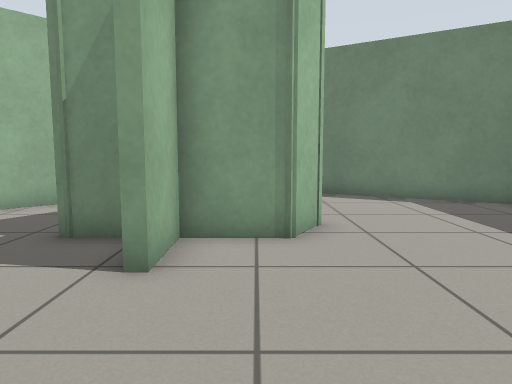
view 1 (above)

15 first-person views from a walk through a world built for the Gazebo simulator. The camera is 0.71 m above the floor, tilts 6° down and sees 70° across. The floor is counted in squares, 0.5 m on a side. Each view is taken from the middle of a square. On the plan, view 1 faces up. The plan holds only what a view shows up to about 16 squares ahead; the rest is blank.

view 2
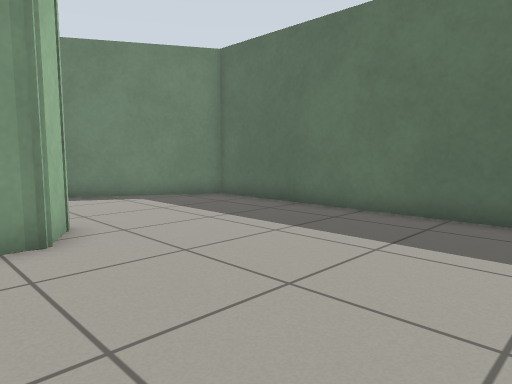

view 3
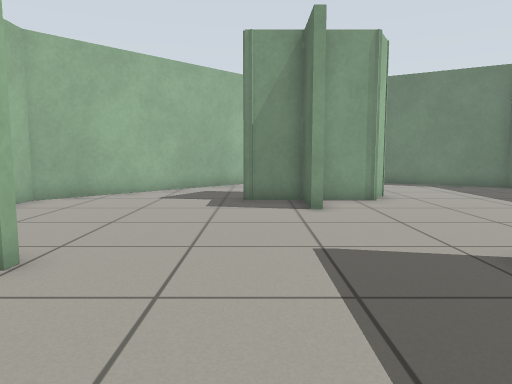

view 4
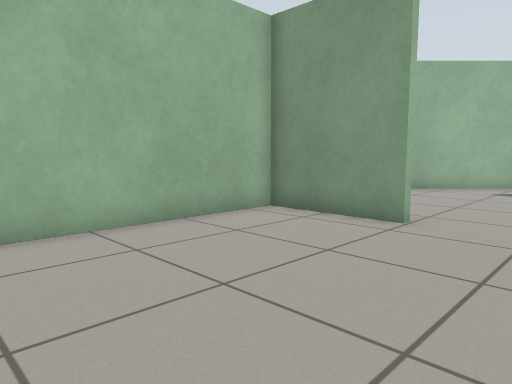

view 5
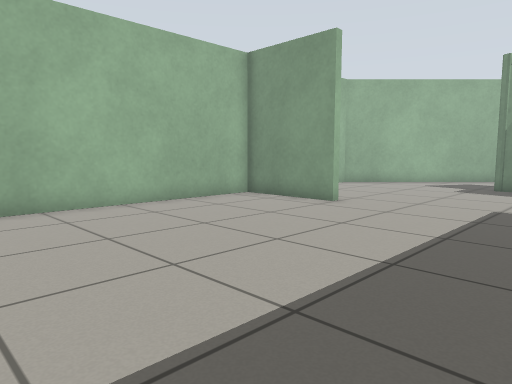

view 6
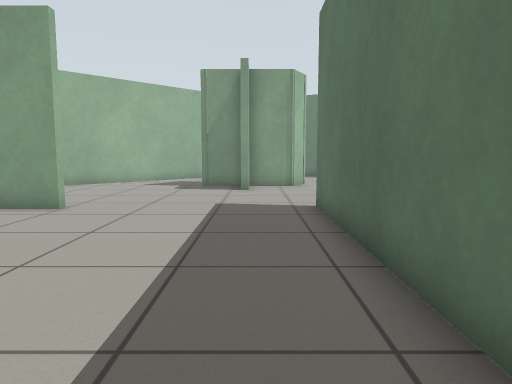

view 7
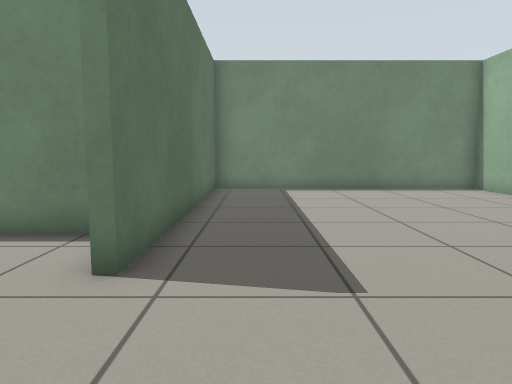

view 8
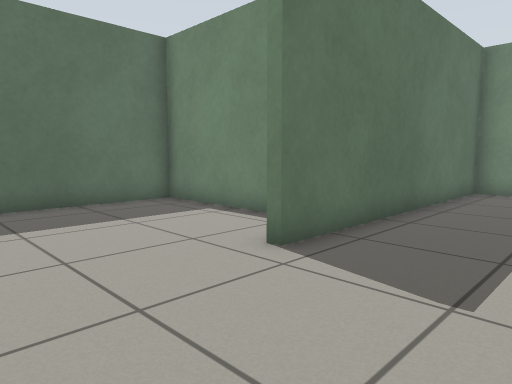

view 9
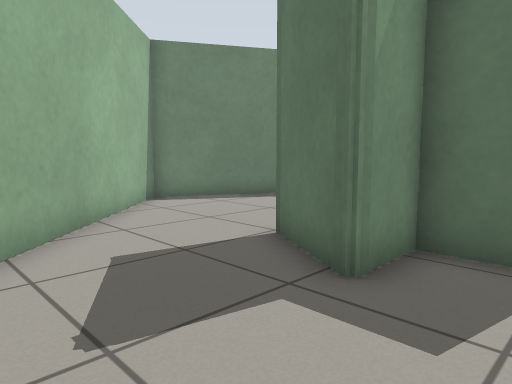

view 10
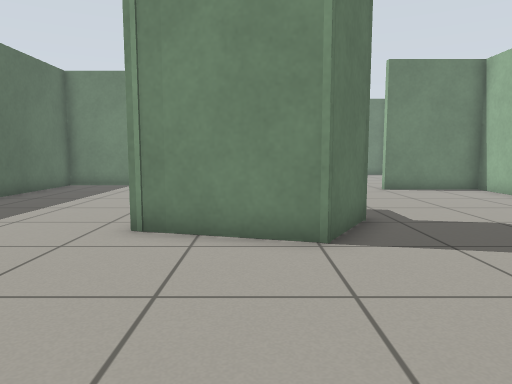

view 11
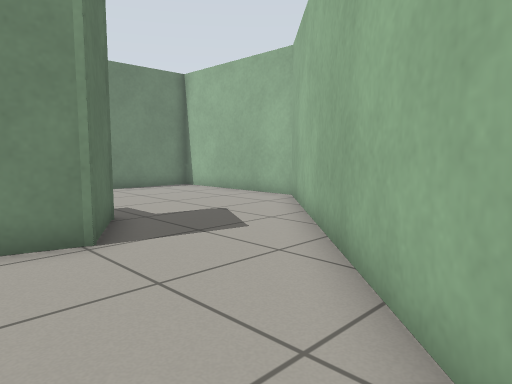

view 12
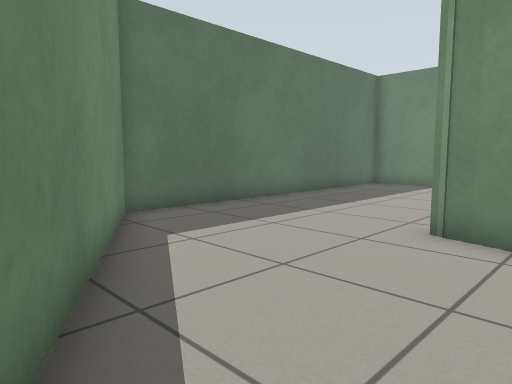

view 13
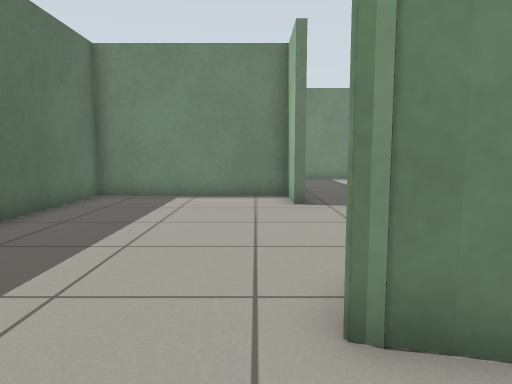

view 14
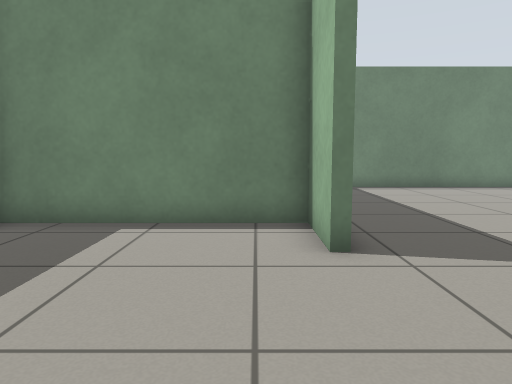

view 15
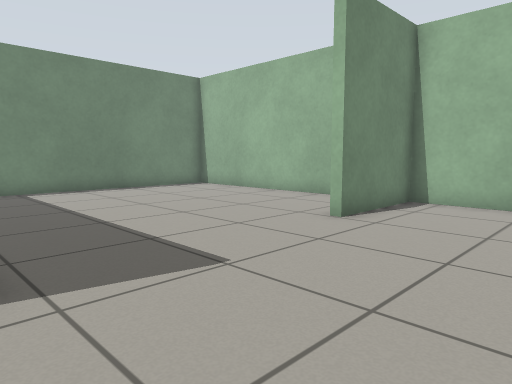

### Floor plan
Points are (right, up) in squares from view 1. A wall is a line through its corners. A room is listed if a view was taken in it or the views show most of it. See-through windows are left out.
Room 1 (views 1, 7, 10, 11, 12, 13, 14, 15)
walls: (-2.9, 7) (-2.1, 8.3) (1.4, 7.4) (0.6, 6.1) (-1.3, 6.1) (-1.3, 4.2); (0.6, -0.2) (0.9, -0.2) (0.9, -2.4) (7.3, -2.4) (7.3, 10.1) (-0.9, 14.8) (-6, 9.8)
ways out: opening at (-4.5, 8.5) to room 2; opening at (-0.2, 2) to room 2
Room 2 (views 2, 3, 4, 5, 6, 8, 9)
walls: (-1.6, 4.2) (-1.6, 6.1) (-3.2, 6.1) (-3.4, 6.2) (-2.9, 7); (-6, 9.8) (-9.8, 6) (-9.8, -0.4) (-6.1, -0.4) (-6.1, -0.7) (-9.8, -0.7) (-9.8, -10.6) (0.6, -10.6) (0.6, -0.2)
ways out: opening at (-4.5, 8.5) to room 1; opening at (-0.2, 2) to room 1

Where each view was taken, in squares from view 1:
view 1: 0 up, 0 right, facing up
view 2: 0 up, 1 left, facing up-right
view 3: 5 down, 3 left, facing up
view 4: 8 down, 3 left, facing up-left
view 5: 10 down, 0 right, facing up-left
view 6: 10 down, 1 left, facing up
view 7: 4 up, 1 left, facing down
view 8: 4 up, 3 left, facing down-right
view 9: 4 up, 7 left, facing up-right
view 10: 14 up, 1 left, facing down
view 11: 14 up, 0 right, facing down-left
view 12: 14 up, 1 left, facing down-right
view 13: 10 up, 2 right, facing down
view 14: 5 up, 2 right, facing down
view 15: 4 up, 1 right, facing down-left
